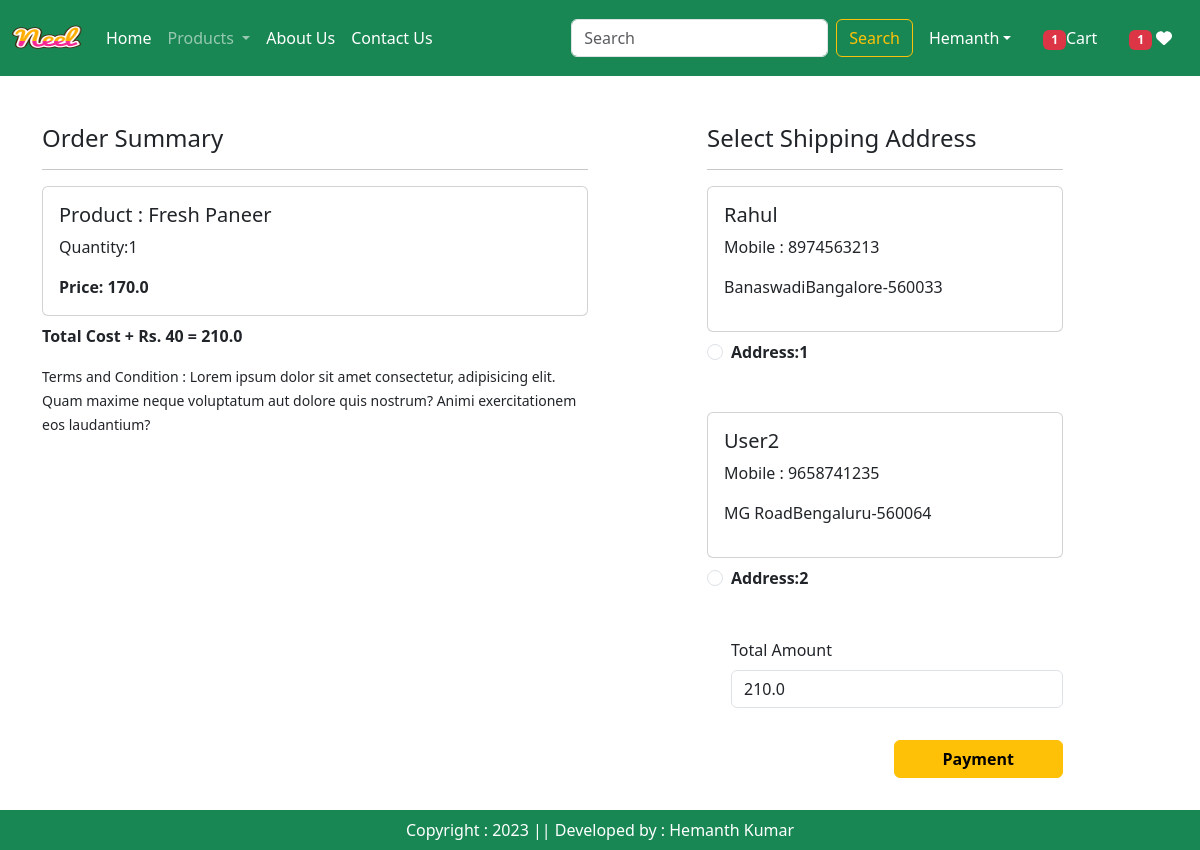
The page /checkout/ (signed in) on the database its author committed.
### ecc_app/models.py (models this page shows, shortened)
class Cart(models.Model):
    user=models.ForeignKey(User, on_delete=models.CASCADE)
    product=models.ForeignKey(Product, on_delete=models.CASCADE)
    quantity=models.PositiveIntegerField(default=1)

class Product(models.Model):
    title = models.CharField(max_length=100)
    selling_price = models.FloatField()
    discounted_price = models.FloatField()
    description = models.TextField()
    composition = models.TextField(default='')
    prodapp = models.TextField(default='')
    category = models.CharField(choices=CATEGORY_CHOICES, max_length=2)
    product_image= models.ImageField(upload_to='product')

class Customer(models.Model):
    user = models.ForeignKey(User, on_delete=models.CASCADE)
    name = models.CharField(max_length=200)
    locality = models.CharField(max_length=200)
    city = models.CharField(max_length=50)
    mobile = models.IntegerField(default=0)
    zipcode = models.IntegerField()

### ecc_app/views.py (the view, shortened to what this page needs)
# urls.py: path('checkout/',views.checkout.as_view(), name='checkout'),
@method_decorator(login_required,name='dispatch')
class checkout(View):
    def get(self,request):
        totalitem=0
        wishitem=0
        if request.user.is_authenticated:
            totalitem=len(Cart.objects.filter(user=request.user))
            wishitem=len(Wishlist.objects.filter(user=request.user))
        user=request.user
        add=Customer.objects.filter(user=user)
        cart_items=Cart.objects.filter(user=user)
        famount=0
        for p in cart_items:
            value = p.quantity * p.product.discounted_price
            famount=famount+value
        totalamount=famount+40
        razoramount=int(totalamount*100)
        client=razorpay.Client(auth=(settings.RAZOR_KEY_ID,settings.RAZOR_KEY_SECRET))
        data={"amount":razoramount,'currency':'INR','receipt':'order_rcptid_12'}
        payment_response = client.order.create(data=data)
        print(payment_response)
        order_id=payment_response['id']
        order_status=payment_response['status']
        return render(request,'app/checkout.html',locals())

### ecc_app/templates/app/checkout.html (shortened to what this page needs)
{% extends 'app/base.html' %}
{% load static %}
{% block main-content %}
<div class="container">
    <div class="row mt-5">
        <div class="col-sm-6">
            <h4>Order Summary</h4>
            <hr>
            {% for item in cart_items %}
                <div class="card mb-2">
                    <div class="card-body">
                        <h5>Product : {{item.product.title}}</h5>
                        <p>Quantity:{{item.quantity}}</p>
                        <div class="fw-bold">Price: {{item.product.discounted_price}}</div>
                    </div>
                </div>
            {% endfor %}
                <p class="fw-bold">Total Cost + Rs. 40 = {{totalamount}}</p>
                <small>Terms and Condition : Lorem ipsum dolor sit amet consectetur, adipisicing elit. Quam maxime neque voluptatum aut dolore quis nostrum? Animi exercitationem eos laudantium?</small>
        </div>
        <div class="col-sm-4 offset-sm-1">
            <h4>Select Shipping Address</h4>
            <hr>
            <form method="post" id="myform">
                {% for ad in add %}
                <div class="card">
                    <div class="card-body">
                        <h5>{{ad.name}}</h5>
                        <p>Mobile : {{ad.mobile}}</p>
                        <p>{{ad.locality}}{{ad.city}}{{ad.state}}-{{ad.zipcode}}</p>
                    </div>
                </div>
                <div class="form-check mt-2 mb-5">
                    <input type="radio" class="form-check-input" name="custid" id="custadd{{forloop.counter}}" value="{{ad.id}}">
                    <label for="custadd{{forloop.counter}}" class="form-check-label fw-bold">Address:{{forloop.counter}}</label>
                </div>
                {% endfor %}
                <div class="form-check mb-3">
                    <label for="totamount" class="form-label">Total Amount</label>
                    <input class="form-control" name="totamount" value={{totalamount}} readonly>
                </div>
                <div class="text-end">
                    <button id="rzp-button1" type="submit" class="btn btn-warning mt-3 px-5 fw-bold">Payment</button>
                </div>
            </form>
        </div>
    </div>
</div>
<br>
                    <br>
                    <br>
{% endblock main-content %}

### rows shown on the page
Cart: product "Fresh Paneer", quantity "1", product.discounted_price "170.0"
Customer: name "Rahul", mobile "8974563213", locality "Banaswadi", city "Bangalore", zipcode "560033"
Customer: name "User2", mobile "9658741235", locality "MG Road", city "Bengaluru", zipcode "560064"

### other values the page prints
{{ totalitem }} "1"
{{ wishitem }} "1"
{{ totalamount }} "210.0"
